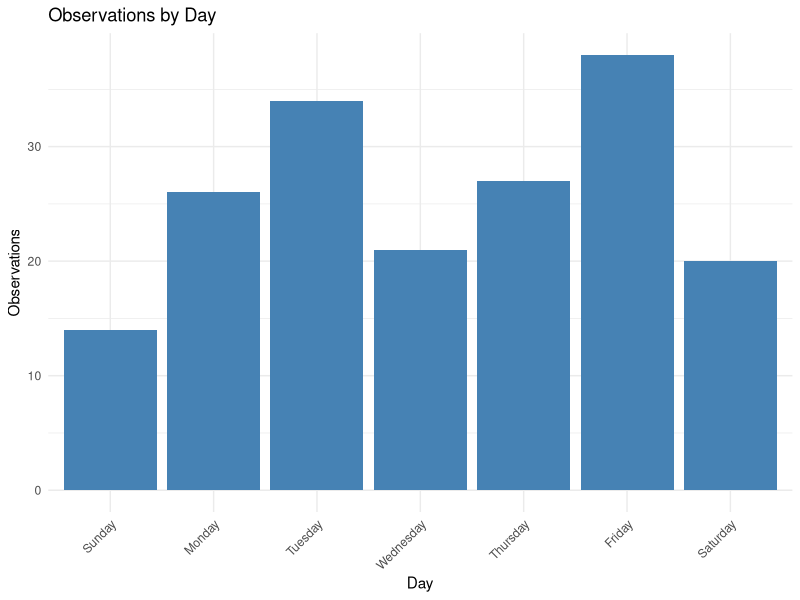
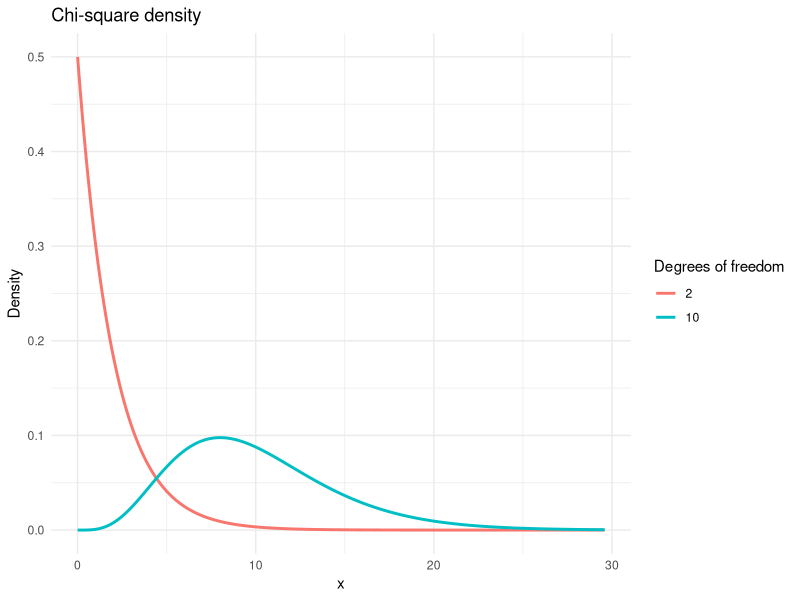

Recreate these plots in R, in order.
## ---- chunk 1

lower<-qbinom(.025,180,.7)/180
upper<-qbinom(.975,180,.7)/180
print(paste("95% CI is: (",lower,upper,")"))

## ---- chunk 2
phat<-126/180
se<-sqrt(phat*(1-phat)/180)
lower<-phat-1.96*se
upper<-phat+1.96*se
print(paste("95% CI is: (",lower,upper,")"))

## ---- chunk 3
n<-180
tilde_p<-128/184
se<-sqrt(tilde_p*(1-tilde_p)/(n+4))
print(paste("95% CI is: (",tilde_p-1.96*se,tilde_p+1.96*se,")"))

## ---- chunk 4

pval<-2*(1-pbinom(9,25,.061))
pval
## ---- chunk 5
#| warning: false
day<-c("Sunday","Monday","Tuesday","Wednesday","Thursday","Friday","Saturday")
obs<-c(14,26,34,21,27,38,20)
obsp<-obs/sum(obs)
df <- data.frame(day = factor(day, levels = day), obs = obs)
library(ggplot2)

ggplot(df, aes(x = day, y = obs)) +
  geom_col(fill = "steelblue") +
  labs(x = "Day", y = "Observations", title = "Observations by Day") +
  theme_minimal() +
  theme(axis.text.x = element_text(angle = 45, hjust = 1))
## ---- chunk 6
exp<-c(52,52,52,52,52,53,53)*180/366

chi_square<-sum ((obs-exp)^2 / exp)
chi_square
## ---- chunk 7
# Chi-square distributions with df = 10 and df = 20

df_vals <- c(2, 10)

# x-range covering essentially all mass for both
x <- seq(0, qchisq(0.999, df = max(df_vals)), length.out = 2000)

library(ggplot2)

dat <- data.frame(
  x = rep(x, times = length(df_vals)),
  df = factor(rep(df_vals, each = length(x))),
  density = c(dchisq(x, df = 2), dchisq(x, df = 10))
)

ggplot(dat, aes(x = x, y = density, color = df)) +
  geom_line(linewidth = 1) +
  labs(
    title = "Chi-square density",
    x = "x",
    y = "Density",
    color = "Degrees of freedom"
  ) +
  theme_minimal()
## ---- chunk 8
pval<-1-pchisq(chi_square,df=6)
pval
## ---- chunk 9
#| warning: false

# Contingency table: rows = (Success, No success), cols = (Real, Sham)
tab <- matrix(
  c(41, 8,
    15, 11),
  nrow = 2, byrow = FALSE,
  dimnames = list(
    Outcome = c("Success", "No success"),
    Group   = c("Real", "Sham")
  )
)

#tab
addmargins(tab)  # show row/column totals
## ---- chunk 10
exp<-matrix(0,nrow=2,ncol=2)
exp[1,]<-c(49*56/75,26*56/75)
exp[2,]<-c(49,26)-exp[1,]
exp

## ---- chunk 11
chi<-sum(((exp-tab)^2)/exp)
chi

pval<-1-pchisq(chi,df=1)
pval
## ---- chunk 12
tab <- matrix(
  c(726, 3129,
    131, 2814),
  nrow = 2, byrow = FALSE,
  dimnames = list(
    Eye_Color = c("Dark", "Light"),
    Hair_Color   = c("Dark", "Light")
  )
)

#tab
addmargins(tab)

## ---- chunk 13
exp<-matrix(0,nrow=2,ncol=2)
exp[1,]<-c(3855*857/6800,2945*857/6800)
exp[2,]<-c(3855,2945)-exp[1,]
exp
## ---- chunk 14
chi<-sum(((exp-tab)^2)/exp)
chi

pval<-1-pchisq(chi,df=1)
pval

## ---- chunk 15
tab <- matrix(
  c(21, 19, 26,
    17, 38,12,
    5,6,9),
  nrow = 3, byrow = TRUE,
  dimnames = list(
    Location = c("Agricultural field (AF)", "Praire dog habitat (PD)", "Grassland (G)"),
   Year  = c("2004", "2005", "2006")
  )
)

#tab
addmargins(tab)

## ---- chunk 16
exp<-matrix(0,nrow=3,ncol=3)
sumrow<-apply(tab,1,sum)
sumcol<-apply(tab,2,sum)
sumrow
sumcol
exp[,1]<-sumrow/sum(sumrow)*sumcol[1]
exp[,2]<-sumrow/sum(sumrow)*sumcol[2]
exp[,3]<-sumrow/sum(sumrow)*sumcol[3]

exp

## ---- chunk 17
chi<-sum(((exp-tab)^2)/exp)
chi

pval<-1-pchisq(chi,df=4)
pval
